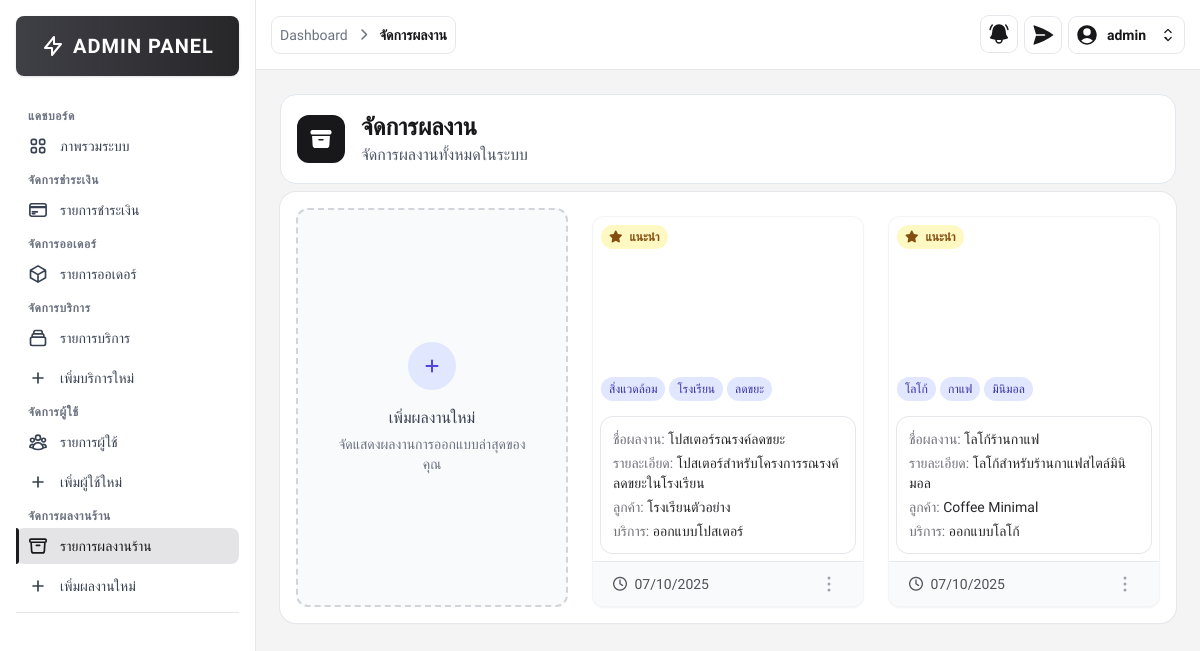
Page /src/admin/portfolio_list.php (signed in) on the committed database.
### tables this page shows
CREATE TABLE portfolios (
    portfolio_id INT AUTO_INCREMENT PRIMARY KEY,
    service_id INT NOT NULL,
    title VARCHAR(255) NOT NULL,
    description TEXT,
    image_url VARCHAR(255) NOT NULL,
    thumbnail_url VARCHAR(255),
    client_name VARCHAR(100),
    project_date DATE,
    tags JSON,
    is_featured BOOLEAN DEFAULT FALSE,
    is_active BOOLEAN DEFAULT TRUE,
    created_at TIMESTAMP DEFAULT CURRENT_TIMESTAMP,
    updated_at TIMESTAMP DEFAULT CURRENT_TIMESTAMP ON UPDATE CURRENT_TIMESTAMP,
    FOREIGN KEY (service_id) REFERENCES services(service_id)
);

CREATE TABLE services (
    service_id INT AUTO_INCREMENT PRIMARY KEY,
    service_name TEXT NOT NULL,
    slug VARCHAR(255) UNIQUE NOT NULL,
    short_description TEXT,
    base_price DECIMAL(10,2),
    price_unit VARCHAR(10),
    is_featured BOOLEAN DEFAULT FALSE,
    is_active BOOLEAN DEFAULT TRUE,
    created_at DATETIME DEFAULT CURRENT_TIMESTAMP,
    updated_at DATETIME DEFAULT CURRENT_TIMESTAMP ON UPDATE CURRENT_TIMESTAMP
);

### src/admin/portfolio_list.php (the view, shortened to what this page needs)
<?php
require __DIR__ . '/../includes/db_connect.php';
$sql = "SELECT p.*, s.service_name
        FROM portfolios p
        LEFT JOIN services s ON p.service_id = s.service_id
        ORDER BY p.created_at DESC";
$result = $conn->query($sql); ?>
<!DOCTYPE html>
<html lang="th">
<head>
	<script src="https://cdn.tailwindcss.com"></script>
	<link rel="stylesheet" href="https://cdnjs.cloudflare.com/ajax/libs/font-awesome/6.4.0/css/all.min.css" />
</head>
<body class="font-thai bg-zinc-100">
	<?php include '../includes/sidebar.php'; ?>
	<div class="ml-64">
		<?php
		include '../includes/admin_navbar.php';
		?>
		<div class="p-6">
			<div class=" text-zinc-900 bg-white rounded-2xl border border-slate-200 mb-2">
				<div class="flex items-center p-4">
					<div class="mr-4 rounded-xl bg-zinc-900 p-3">
					</div>
					<div class="">
						<h1 class="flex items-center text-2xl font-bold text-zinc-900">
							จัดการผลงาน
						</h1>
						<p class="text-gray-600">
							จัดการผลงานทั้งหมดในระบบ
						</p>
					</div>
				</div>
			</div>
			<div class="max-w-7xl mx-auto">
				<div class="grid grid-cols-3 gap-6 bg-white rounded-2xl shadow-sm p-4 space-y-2 cursor-pointer ring-1 ring-gray-200">
					<a href="portfolio_add.php" class="border-2 border-dashed border-gray-300 rounded-xl hover:border-indigo-400 transition duration-300 flex flex-col items-center justify-center p-8 bg-gray-50">
						<div class="w-12 h-12 bg-indigo-100 rounded-full flex items-center justify-center text-indigo-600 mb-4">
							<i class="fas fa-plus"></i>
						</div>
						<h3 class="font-medium text-gray-700 mb-1">เพิ่มผลงานใหม่</h3>
						<p class="text-gray-500 text-sm text-center">จัดแสดงผลงานการออกแบบล่าสุดของคุณ</p>
					</a>
					<?php if (
						$result->num_rows > 0
					): ?>
						<?php while ($portfolio = $result->fetch_assoc()):
							$tags = json_decode($portfolio['tags'], true);
							$imagePath = __DIR__ . '/../../' . $portfolio['image_url'];
							$imageExists =
								file_exists($imagePath); ?>
							<div
								class="portfolio-item bg-white rounded-xl shadow-sm overflow-hidden border border-gray-100 relative">
								<div class="relative">
									<div class="w-full h-48 <?= $imageExists ? '' : '' ?>">
										<?php if ($imageExists): ?>
											<img src="/graphic-design/<?= htmlspecialchars($portfolio['image_url']) ?>"
												alt="<?= htmlspecialchars($portfolio['title']) ?>"
												class="w-full h-full object-cover" />
										<?php else: ?>
											<div
												class="w-full h-full flex items-center justify-center text-white font-bold text-2xl">
											</div>
										<?php endif; ?>
									</div>
									<div class="absolute bottom-2 flex space-x-2 ml-2">
										<?php
										$cleanTags = [];
										if (is_array($tags)) {
											$cleanTags = array_values(array_filter(array_map('trim', $tags), function ($v) {
												return $v !== '';
											}));
										}
										?>
										<?php if (!empty($cleanTags)): ?>
											<div class="mt-3 flex flex-wrap gap-1">
												<?php foreach (array_slice($cleanTags, 0, 3) as $tag): ?>
													<span class="inline-flex items-center px-2 py-1 rounded-full text-xs font-medium bg-indigo-100 text-indigo-800">
														<?= htmlspecialchars($tag) ?>
													</span>
												<?php endforeach; ?>
											</div>
										<?php endif; ?>
									</div>
									<div class="absolute top-2 flex space-x-2">
										<?php if ($portfolio['is_featured']): ?>
											<span
												class="px-2 py-1 bg-yellow-100 text-yellow-800 text-xs font-bold rounded-full ml-2">
												<i class="fas fa-star mr-1"></i>
												แนะนำ
											</span>
										<?php endif; ?>
									</div>
								</div>
								<div class="p-2">
									<div class="p-3 rounded-xl ring-1 ring-gray-200">
										<h3 class="text-zinc-800 text-sm">
											<span class="text-zinc-500">ชื่อผลงาน:</span>
											<?= htmlspecialchars($portfolio['title']) ?>
										</h3>
										<p class="text-zinc-800 text-sm mt-1">
											<span class="text-zinc-500">รายละเอียด:</span>
											<?= nl2br(htmlspecialchars($portfolio['description'])) ?>
										</p>
										<?php if ($portfolio['client_name']): ?>
											<p class="text-zinc-800 text-sm mt-1">
												<span class="text-zinc-500">ลูกค้า:</span>
												<?= htmlspecialchars($portfolio['client_name']) ?>
											</p>
										<?php endif; ?>
										<p class="text-zinc-800 text-sm mt-1">
											<span class="text-zinc-500">บริการ:</span>
											<?= htmlspecialchars($portfolio['service_name']) ?>
										</p>
									</div>
								</div>
								<div class="border-t border-gray-200 px-5 py-2 bg-gray-50 flex justify-between items-center">
									<div class="text-zinc-600 text-sm">
										<i class="far fa-clock mr-1"></i>
										<?= date('d/m/Y', strtotime($portfolio['created_at'])) ?>
									</div>
									<div class="flex justify-center">
										<button id="dropdownDefaultButton<?= $portfolio['portfolio_id'] ?>" data-dropdown-toggle="cancel<?= $portfolio['portfolio_id'] ?>" class="flex items-center p-0.5 text-sm font-medium text-center text-gray-400 rounded-lg hover:bg-gray-100 focus:ring-4 focus:outline-none focus:ring-gray-200" type="button">
											<svg xmlns="http://www.w3.org/2000/svg" viewBox="0 0 24 24" fill="currentColor" class="size-6">
												<path fill-rule="evenodd" d="M10.5 6a1.5 1.5 0 1 1 3 0 1.5 1.5 0 0 1-3 0Zm0 6a1.5 1.5 0 1 1 3 0 1.5 1.5 0 0 1-3 0Zm0 6a1.5 1.5 0 1 1 3 0 1.5 1.5 0 0 1-3 0Z" clip-rule="evenodd" />
											</svg>
										</button>
									</div>
								</div>
							</div>
						<?php endwhile; ?>
					<?php endif; ?>
				</div>
			</div>
		</div>
	</div>
</body>
</html>

### rows in the picture
portfolios: tags "สิ่งแวดล้อม", tags "โรงเรียน", tags "ลดขยะ", is_featured 1 (drawn), title "โปสเตอร์รณรงค์ลดขยะ", description "โปสเตอร์สำหรับโครงการรณรงค์ลดขยะในโรงเรียน", client_name "โรงเรียนตัวอย่าง", service.service_name "ออกแบบโปสเตอร์", created_at "07/10/2025"
portfolios: tags "โลโก้", tags "กาแฟ", tags "มินิมอล", is_featured 1 (drawn), title "โลโก้ร้านกาแฟ", description "โลโก้สำหรับร้านกาแฟสไตล์มินิมอล", client_name "Coffee Minimal", service.service_name "ออกแบบโลโก้", created_at "07/10/2025"

### other values in the picture
$item "Dashboard"
$item "จัดการผลงาน"
$fullname "admin"
